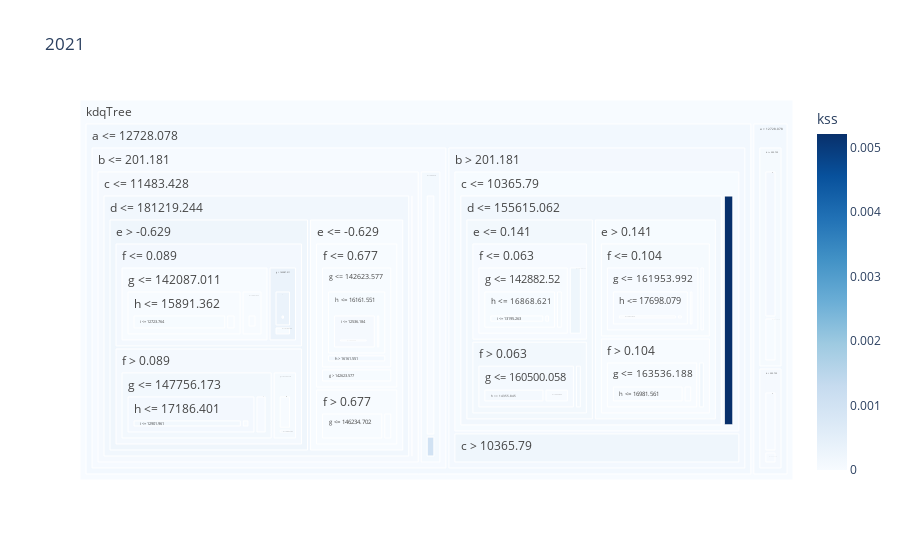

Notebook source saved alongside this figure:
### Markdown cell above
Drift is detected in every year:
- 2009 (mean of Line Item ``"B"``) and 2010, as it reverts to original distribution 
- 2012 (variance of Line Item ``"C"`` and ``"D"``) and 2013, as it reverts
- 2015 (change in correlation between Line Item ``"E"`` and ``"F"``) and 2016, as it reverts
- 2019 (change in mean and variance of Line Item ``"H"``)
- 2021 (change in mean and variance of Line Item ``"J"``)

### Code cell
fig = px.treemap(
    data_frame=kdq_plot_data[2012],
    names="name",
    ids="idx",
    parents="parent_idx",
    color="kss",
    color_continuous_scale="blues",
    title=year,
)
fig.update_traces(root_color="lightgrey")
fig.show()
#fig.write_html(f"example_kdqtree_treemap_{2012}.html")

### Figure 1 — Plotly figure (JSON) as saved in the notebook; plotly's stock layout.template omitted (floating-point values rounded to 4 significant figures; data arrays with more than 128 entries replaced by an {"elided": "..."} marker saying what was removed)
{"data": [{"domain": {"x": [0, 1], "y": [0, 1]}, "hovertemplate": "name=%{label}<br>parent_idx=%{parent}<br>idx=%{id}<br>kss=%{color}<extra></extra>", "ids": {"elided": "739 int values"}, "labels": {"elided": "739 str values"}, "marker": {"coloraxis": "coloraxis", "colors": {"elided": "739 float values"}}, "name": "", "parents": {"elided": "739 int values"}, "root": {"color": "lightgrey"}, "type": "treemap"}], "layout": {"coloraxis": {"colorbar": {"title": {"text": "kss"}}, "colorscale": [[0, "rgb(247,251,255)"], [0.125, "rgb(222,235,247)"], [0.25, "rgb(198,219,239)"], [0.375, "rgb(158,202,225)"], [0.5, "rgb(107,174,214)"], [0.625, "rgb(66,146,198)"], [0.75, "rgb(33,113,181)"], [0.875, "rgb(8,81,156)"], [1, "rgb(8,48,107)"]]}, "legend": {"tracegroupgap": 0}, "title": {"text": "2021"}}}
